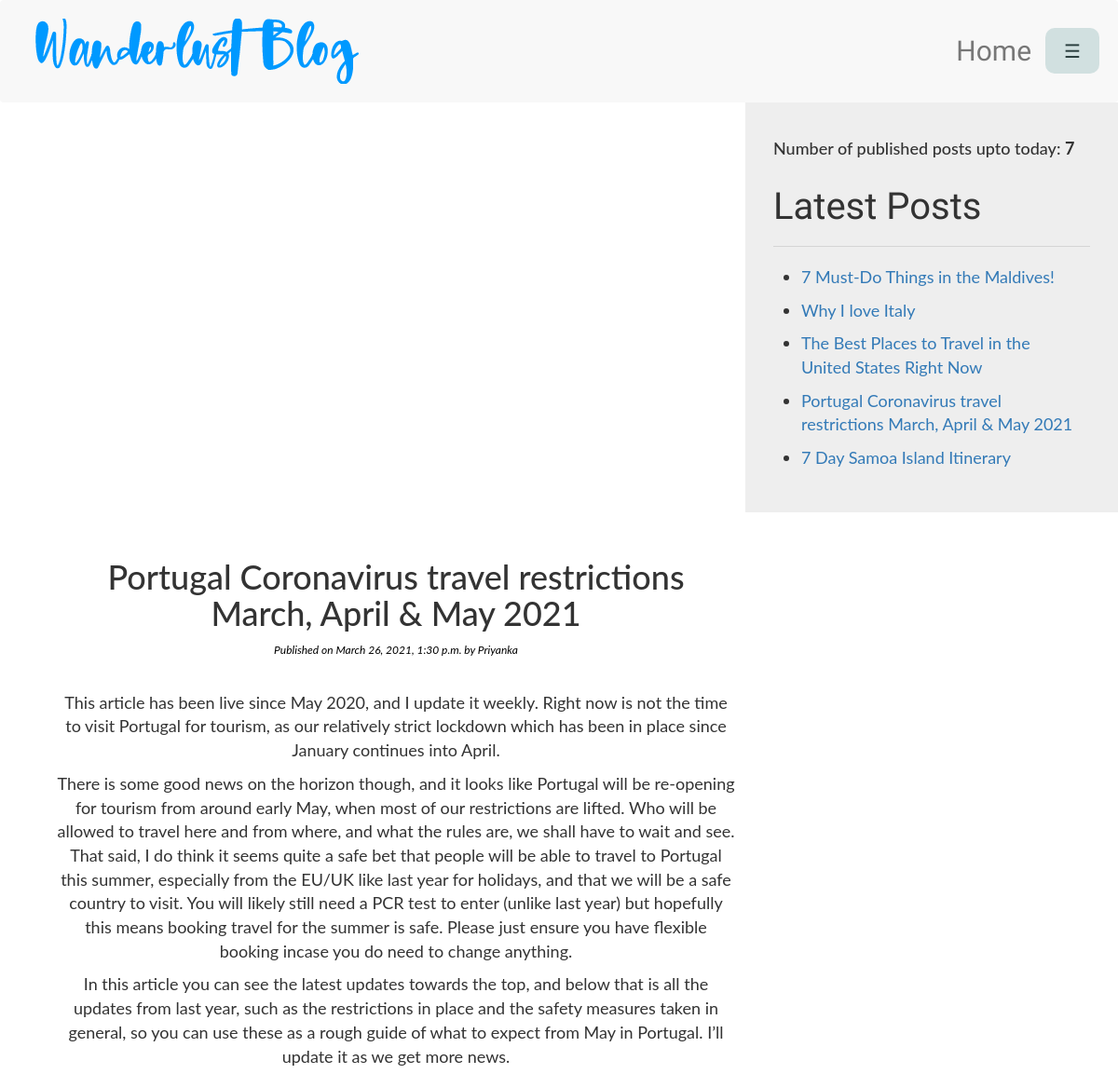
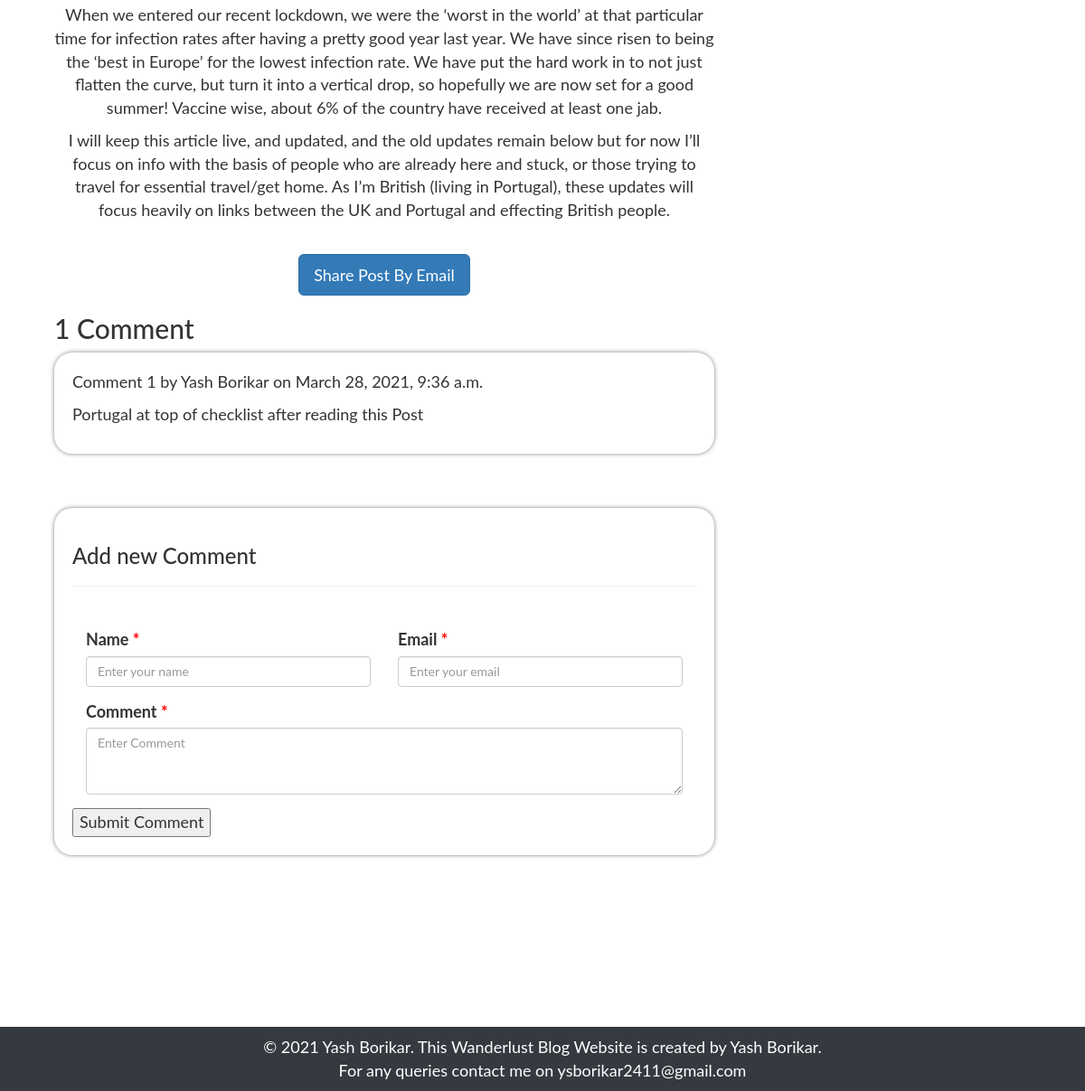
The app's page /2021/03/26/portugal-coronavirus-travel-restrictions-march-april-may-2021/ with its own data (2 pictures, top to bottom).
### BlogApp/models.py (models this page shows, shortened)
class Post(models.Model):
    STATUS_CHOICES = (('1','Draft'), ('2','Published'))
    title = models.CharField(max_length=250)
    slug = models.SlugField(max_length=250, unique_for_date='publish')
    author = models.ForeignKey(User, related_name='blog_posts', on_delete=models.CASCADE)
    body = models.TextField()
    publish = models.DateTimeField(default=timezone.now)
    created = models.DateTimeField(auto_now_add=True)
    updated = models.DateTimeField(auto_now=True)
    status = models.CharField(max_length=2, choices=STATUS_CHOICES, default='2')
    objects = CustomManager()
    tags = TaggableManager()
    class Meta:
        ordering = ('-publish',)
    def get_absolute_url(self):
        return reverse('post_detail', args=[self.publish.year,
                                            self.publish.strftime('%m'),
                                            self.publish.strftime('%d'),
                                            self.slug])

class Comment(models.Model):
    post = models.ForeignKey(Post, related_name='comments', on_delete=models.CASCADE)
    name = models.CharField(max_length=32)
    email = models.EmailField()
    body = models.TextField()
    created = models.DateTimeField(auto_now_add=True)
    updated = models.DateTimeField(auto_now=True)
    active = models.BooleanField(default=True)
    class Meta:
        ordering = ('created',)

### BlogApp/views.py (the view)
# urls.py: path('<int:year>/<int:month>/<int:day>/<str:post>/', views.post_detail_view, name="post_detail"),
def post_detail_view(request,year,month,day,post):
    post = get_object_or_404(Post, slug=post,
                             status = '2',
                             publish__year = year,
                             publish__month = month,
                             publish__day = day)
    comments = post.comments.filter(active=True)
    csubmit = False
    if request.method == 'POST':
        form = CommentForm(data=request.POST)
        if form.is_valid():
            new_comment = form.save(commit=False)
            new_comment.post = post
            new_comment.save()
            csubmit = True
    else:
        form = CommentForm()
    return render(request, 'BlogApp/post_detail.html', {'post': post, 'form': form, 'comments': comments, 'csubmit': csubmit})

### BlogApp/forms.py
class CommentForm(forms.ModelForm):
    class Meta:
        model=Comment
        fields=('name','email','body')

### BlogApp/models.py (called while the page is built)
    def get_queryset(self):
        return super().get_queryset().filter(status='2')

### BlogApp/templatetags/blog_tags.py (called while the page is built)
@register.simple_tag
def total_posts():
    return Post.objects.count()

@register.inclusion_tag('BlogApp/latest_post.html')
def show_latest_posts(count=3):
    latest_posts=Post.objects.order_by('-publish')[:count]
    return {'latest_posts':latest_posts}

### BlogApp/templates/BlogApp/post_detail.html (shortened to what this page needs)
{% extends 'BlogApp/base.html'%}
{%load blog_tags%}
{%load static%}
{%block content%}
<div class="col-sm-4 right-navbar">
    <div class="jumbotron" style="padding: 30px;">
        <h4>Number of published posts upto today:  <b>{%total_posts%}</b></h4>
        <h3 class="latest-post">Latest Posts</h3><hr>
        <p>{% show_latest_posts 5 %}</p>
    </div>
</div>
<div class='container content'>
    <div class="col-sm-8"  align="center">
        <h1>{{post.title}}</h1>
        <p id='date'>Published on {{post.publish}} by {{post.author|title}}</p><br>
        {{post.body|linebreaks}}
        <br>
        <a href="/{{post.id}}/share" class='btn btn-lg btn-primary'>Share Post By Email</a>
    </div>
    <div class="col-sm-8">
        {% with comments.count as comments_count %}
            <h2>{{comments_count}} Comment{{comments_count|pluralize}}</h2>
        {% endwith%}
        {%if comments %}
        {%for comment in comments %}
            <div class="form-content">
                <p id='ch'> Comment {{forloop.counter}} by {{comment.name}} on {{comment.created}}</p>
                <div class="cb">{{comment.body|linebreaks}}</div>
            </div>
        {%endfor%}
        {%else%}
            <p>There are no Comments Yet !!!</p>
        {%endif%}
    </div>
    <div class="col-sm-8" style="margin-top: 50px;">
        <div class="form-content">
        <h3>Add new Comment</h3><hr><br>
            {%if csubmit %}
                <h3>Your Comment Added Succefully</h3>
            {%else%}
            <form method="post">
                <div class="col-sm-6 form-group">
                    <label for="id_name">Name <span class="helptext" style="color:red;">*</span></label>
                    <input type="text" name="name" maxlength="32" class="form-control" placeholder="Enter your name" required id="id_name">
                </div>
                <div class="col-sm-6 form-group">
                    <label for="id_email">Email <span class="helptext" style="color:red;">*</span></label>
                    <input type="email" name="email" maxlength="254" class="form-control" placeholder="Enter your email" required id="id_email">
                </div>
                <div class="col-sm-12 form-group">
                    <label for="id_body">Comment <span class="helptext" style="color:red;">*</span></label>
                    <textarea name="body" cols="40" rows="3" class="form-control" placeholder="Enter Comment" required id="id_body"></textarea>
                </div>
                <button type="submit">Submit Comment</button>
            </form>
            {%endif%}
        </div>
    </div>
</div>
{%endblock%}

### BlogApp/templates/BlogApp/latest_post.html
<ul style="padding-left: 20px;">
    {% for post in latest_posts %}
        <li style="margin: 10px;">
            <a href="{{post.get_absolute_url}}" style="text-decoration: none;">{{post.title}}</a>
        </li>
    {% endfor %}
</ul>

### BlogApp/static/BlogApp/css/styles.css (style rules this page uses)
body { font-family: 'Noto Serif KR', Lato; font-size: 18px; }
.right-navbar { float: right; padding-top: 20px; padding: 0px; height: 100%; }
.latest-post { font-family: 'Cookie'; font-size: 40px; margin-top: 30px; }
.content { margin-top: 30px; margin-left: 30px; }
#date { color:black; font-size:12px; font-style: italic; }
.form-content { background: white; margin-bottom: 10px; padding: 20px 20px 20px 20px; border-radius: 20px; box-shadow: 0px 0px 5px grey; }

### records on screen
Post: title "7 Must-Do Things in the Maldives!"
Post: title "Why I love Italy"
Post: title "The Best Places to Travel in the United States Right Now"
Post: title "Portugal Coronavirus travel restrictions March, April & May 2021", publish "March 26, 2021, 1:30 p.m.", author "Priyanka", body "This article has been live since May 2020, and I update it weekly. Right now is not the time to visit Portugal for tourism, as our relatively strict lockdown which has been in place since January continues into April. There is some good news on the horizon though, and it looks like Portugal will be re-opening for tourism from around early May, when most of our restrictions are lifted. Who will be allowed to travel here and from where, and what the rules are, we shall have to wait and see. That said, I do think it seems quite a safe bet that people will be able to travel to Portugal this summer, especially from the EU/UK like last year for holidays, and that we will be a safe country to…"
Post: title "7 Day Samoa Island Itinerary"
Comment: name "Yash Borikar", created "March 28, 2021, 9:36 a.m.", body "Portugal at top of checklist after reading this Post"

### other values on screen
{{ comments_count }} "1"
